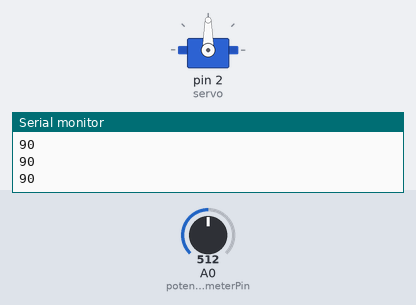
Recording of a sketch running on a simulated Arduino Uno, built with avr-gcc and run on an emulated ATmega328P. On the bench: servo, the last lines printed to the serial monitor. The test bench sets the inputs (shaded band); at power-on: A0 (potentiometerPin) = 512.

Above: at 1.2 s.
1.3 s: A0 (potentiometerPin) set to 716
At 2.4 s:
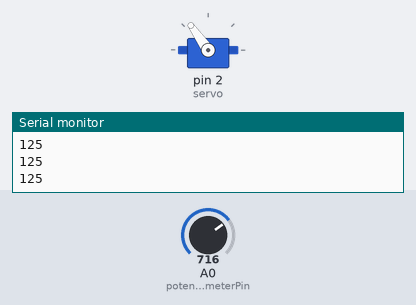
2.8 s: A0 (potentiometerPin) set to 900
At 3.9 s:
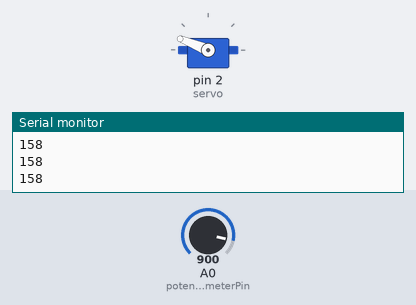
4.3 s: A0 (potentiometerPin) set to 1023
At 4.8 s:
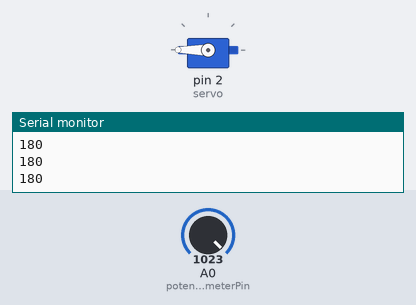
5.8 s: A0 (potentiometerPin) set to 306
At 6.9 s:
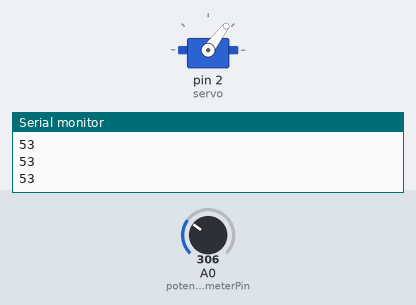
7.3 s: A0 (potentiometerPin) set to 122
At 8.2 s:
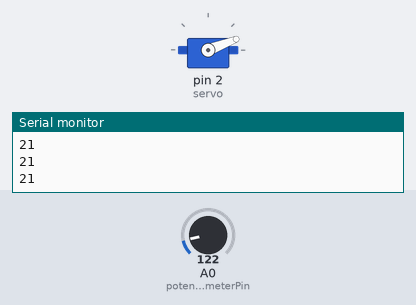
8.8 s: A0 (potentiometerPin) set to 0
At 9.6 s:
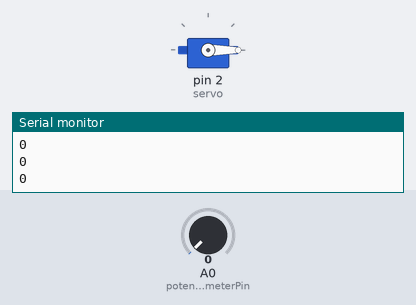
Timing chart, 0 to 11.3 s (numbered marks = the images above; inputs shaded):
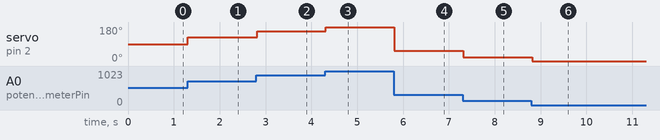

The sketch:

servo-potentiometer.ino
```cpp
#include <Servo.h>
Servo servo;

int potentiometerPin = 0; //Analog Pin

int val;

void setup(){
  servo.attach(2);
  Serial.begin(9600);
}

void loop(){
  val = analogRead(potentiometerPin); // Value between 0 and 1023
  val = map(val, 0, 1023, 0, 180); // Converts the value to be used on servo (value between 0 and 180)
  Serial.println(val);
  servo.write(val);
  delay(15);
}
```

Measured:
- after the input at 1.3 s, servo on pin 2 (servo): 90° → 125° at once
- after the input at 2.8 s, servo on pin 2 (servo): 125° → 158° at once
- after the input at 4.3 s, servo on pin 2 (servo): 158° → 180° at once
- after the input at 5.8 s, servo on pin 2 (servo): 180° → 53° at once
- after the input at 7.3 s, servo on pin 2 (servo): 53° → 21° at once
- after the input at 8.8 s, servo on pin 2 (servo): 21° → 0° at once
